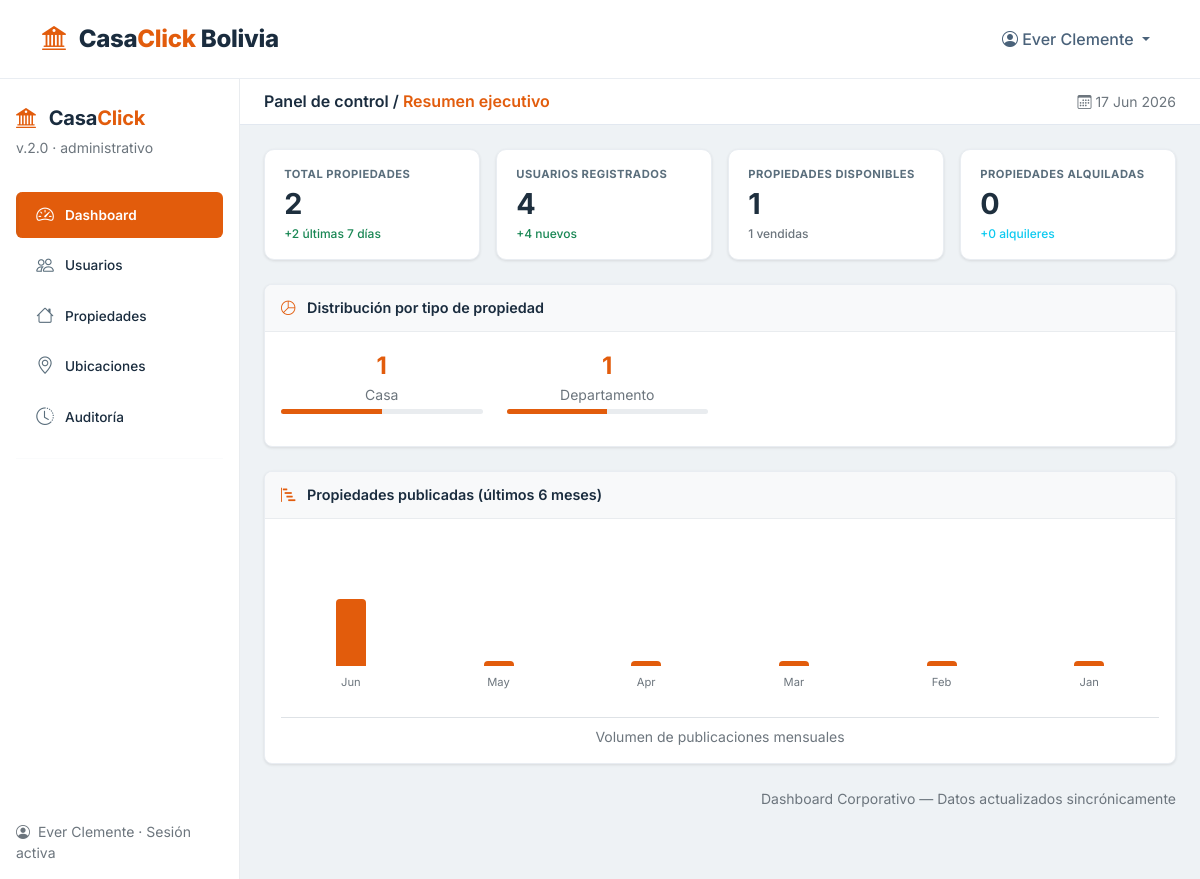
The app's page /dashboard (signed in) with its own data.
### app/models.py (models this page shows, shortened)
class Usuario(db.Model, UserMixin):
    __tablename__ = "users"
    id_usuario = db.Column(db.Integer, primary_key=True)
    nombre = db.Column(db.String(100), nullable=False)
    email = db.Column(db.String(100), nullable=False, unique=True)
    telefono = db.Column(db.String(20), nullable=False)
    rol = db.Column(db.String(20), nullable=False)
    password = db.Column(db.String(200), nullable=False)
    fecha_registro = db.Column(db.Date, nullable=False)
    propiedades = db.relationship('Propiedad', back_populates='usuario', lazy=True, cascade="all, delete-orphan")

class Propiedad(db.Model):
    __tablename__ = "propiedades"
    id_propiedad = db.Column(db.Integer, primary_key=True)
    titulo = db.Column(db.String(200), nullable=False)
    descripcion = db.Column(db.Text, nullable=False)
    tipo = db.Column(db.String(50), nullable=False)
    superficie = db.Column(db.Float, nullable=False)
    direccion = db.Column(db.String(255), nullable=False)
    precio = db.Column(db.Float, nullable=False)
    estado = db.Column(db.String(50), nullable=False)
    fecha_publicacion = db.Column(db.Date, nullable=False)
    id_departamento = db.Column(db.Integer, db.ForeignKey('departamentos.id_departamento'), nullable=False)
    id_provincia = db.Column(db.Integer, db.ForeignKey('provincias.id_provincia'), nullable=False)
    id_ciudad = db.Column(db.Integer, db.ForeignKey('ciudades.id_ciudad'), nullable=False)
    id_usuario = db.Column(db.Integer, db.ForeignKey('users.id_usuario'), nullable=False)
    usuario = db.relationship('Usuario', back_populates='propiedades')
    departamento = db.relationship('Departamento', back_populates='propiedades')
    provincia = db.relationship('Provincia', back_populates='propiedades')
    ciudad = db.relationship('Ciudad', back_populates='propiedades')
    imagenes = db.relationship('Imagen',back_populates='propiedad', lazy=True, cascade="all, delete-orphan")

### app/main/routes.py (the view)
@main_bp.route("/dashboard")
@login_required
def dashboard():
    if current_user.rol.lower() != 'administrador':
        return render_template("main/index.html")
    total_propiedades = Propiedad.query.count()
    total_usuarios = Usuario.query.count()
    propiedades_activas = Propiedad.query.filter_by(estado='disponible').count()
    propiedades_vendidas = Propiedad.query.filter_by(estado='vendido').count()
    propiedades_alquiladas = Propiedad.query.filter_by(estado='alquilado').count()
    administradores = Usuario.query.filter_by(rol='administrador').count()
    vendedores = Usuario.query.filter_by(rol='vendedor').count()
    clientes = Usuario.query.filter_by(rol='cliente').count()
    tipos = db.session.query(
        Propiedad.tipo,
        func.count(Propiedad.id_propiedad).label('total')
    ).group_by(Propiedad.tipo).all()
    fecha_limite = datetime.now().date() - timedelta(days=7)
    propiedades_recientes = Propiedad.query.filter(
        Propiedad.fecha_publicacion >= fecha_limite
    ).order_by(Propiedad.fecha_publicacion.desc()).limit(10).all()
    usuarios_recientes = Usuario.query.order_by(
        Usuario.fecha_registro.desc()
    ).limit(10).all()
    auditoria_reciente = Auditoria.query.order_by(
        Auditoria.fecha_actividad.desc(),
        Auditoria.hora_actividad.desc()
    ).limit(10).all()
    meses = []
    ventas_mensuales = []
    for i in range(6):
        mes = datetime.now().date().replace(day=1) - timedelta(days=30*i)
        inicio_mes = mes.replace(day=1)
        fin_mes = (inicio_mes + timedelta(days=32)).replace(day=1) - timedelta(days=1)
        count = Propiedad.query.filter(
            Propiedad.fecha_publicacion >= inicio_mes,
            Propiedad.fecha_publicacion <= fin_mes
        ).count()
        meses.append(inicio_mes.strftime('%b'))
        ventas_mensuales.append(count)
    max_ventas = max(ventas_mensuales) if ventas_mensuales else 1
    alturas_barras = []
    for venta in ventas_mensuales:
        if max_ventas > 0:
            altura = (venta / (max_ventas + 1)) * 100
        else:
            altura = 10
        alturas_barras.append(altura)
    tipos_data = [{'tipo': t.tipo, 'total': t.total} for t in tipos]
    return render_template(
        'main/dashboard.html',
        total_propiedades=total_propiedades,
        total_usuarios=total_usuarios,
        propiedades_activas=propiedades_activas,
        propiedades_vendidas=propiedades_vendidas,
        propiedades_alquiladas=propiedades_alquiladas,
        administradores=administradores,
        vendedores=vendedores,
        clientes=clientes,
        propiedades_recientes=propiedades_recientes,
        usuarios_recientes=usuarios_recientes,
        auditoria_reciente=auditoria_reciente,
        tipos_data=tipos_data,
        meses=meses,
        ventas_mensuales=ventas_mensuales,
        alturas_barras=alturas_barras
    )

### app/templates/main/dashboard.html (shortened to what this page needs)
{% extends 'base.html' %}
{% block content %}
<div class="container-fluid p-0 d-flex flex-column min-vh-100">
    <div class="row g-0 flex-grow-1">
        <div class="col-auto sidebar" id="sidebarMenu">
            <div class="d-flex flex-column h-100 p-3 pt-4">
                <div class="mb-4 pb-2">
                    <div class="fw-bold fs-5" style="color:#1a2c3e;">
                        <i class="bi bi-bank2 me-2" style="color:#e25c0c;"></i>
                        <span style="letter-spacing:-0.2px;">Casa<span class="text-orange-sobre">Click</span></span>
                    </div>
                    <div class="small text-secondary mt-1">v.2.0 · administrativo</div>
                </div>
                <nav class="nav flex-column">
                    <a href="#" class="nav-link-custom active" data-section="dashboard"><i class="bi bi-speedometer2"></i> Dashboard</a>
                    <a href="#" class="nav-link-custom" data-section="usuarios"><i class="bi bi-people"></i> Usuarios</a>
                    <a href="#" class="nav-link-custom" data-section="propiedades"><i class="bi bi-house"></i> Propiedades</a>
                    <a href="#" class="nav-link-custom" data-section="ubicaciones"><i class="bi bi-geo-alt"></i> Ubicaciones</a>
                    <a href="#" class="nav-link-custom" data-section="auditoria"><i class="bi bi-clock-history"></i> Auditoría</a>
                </nav>
                <hr class="my-3">
                <div class="small text-secondary mt-auto">
                    <i class="bi bi-person-circle me-1"></i> {{ current_user.nombre }} · Sesión activa
                </div>
            </div>
        </div>
        <div class="col bg-light" style="background-color: #eef2f5 !important;">
            <div class="top-bar d-flex justify-content-between align-items-center">
                <div class="d-flex align-items-center gap-2">
                    <h5 class="mb-0 fw-semibold" style="font-size: 1rem;">Panel de control / <span class="text-orange-sobre" id="seccionActual">Resumen ejecutivo</span></h5>
                </div>
                <div class="d-flex gap-2">
                    <span class="small text-secondary"><i class="bi bi-calendar3"></i> {{ datetime.now().strftime('%d %b %Y') }}</span>
                </div>
            </div>
            <div class="p-3 p-md-4" id="contenidoPrincipal">
                <div id="seccion-dashboard">
                    <div class="row g-3 mb-4">
                        <div class="col-md-3 col-6">
                            <div class="metric-card">
                                <div class="metric-title">Total propiedades</div>
                                <div class="metric-value" id="totalPropiedades">{{ total_propiedades }}</div>
                                <div class="metric-trend text-success">+{{ propiedades_recientes|length }} últimas 7 días</div>
                            </div>
                        </div>
                        <div class="col-md-3 col-6">
                            <div class="metric-card">
                                <div class="metric-title">Usuarios registrados</div>
                                <div class="metric-value" id="totalUsuarios">{{ total_usuarios }}</div>
                                <div class="metric-trend text-success">+{{ usuarios_recientes|length }} nuevos</div>
                            </div>
                        </div>
                        <div class="col-md-3 col-6">
                            <div class="metric-card">
                                <div class="metric-title">Propiedades disponibles</div>
                                <div class="metric-value" id="propDisponibles">{{ propiedades_activas }}</div>
                                <div class="metric-trend text-secondary">{{ propiedades_vendidas }} vendidas</div>
                            </div>
                        </div>
                        <div class="col-md-3 col-6">
                            <div class="metric-card">
                                <div class="metric-title">Propiedades alquiladas</div>
                                <div class="metric-value" id="propAlquiladas">{{ propiedades_alquiladas }}</div>
                                <div class="metric-trend text-info">+{{ propiedades_alquiladas }} alquileres</div>
                            </div>
                        </div>
                    </div>
                    <div class="card-plain mb-4">
                        <div class="card-header-plain">
                            <i class="bi bi-pie-chart me-2 text-orange-sobre"></i> Distribución por tipo de propiedad
                        </div>
                        <div class="p-3">
                            <div class="row">
                                {% for tipo in tipos_data %}
                                <div class="col-6 col-md-3 mb-3">
                                    <div class="text-center">
                                        <div class="fw-bold fs-4 text-orange-sobre">{{ tipo.total }}</div>
                                        <div class="small text-secondary">{{ tipo.tipo|capitalize }}</div>
                                        <div class="progress mt-1" style="height: 5px;">
                                            <div class="progress-bar bg-orange-sobre"
                                                 style="width: {{ (tipo.total / total_propiedades * 100) if total_propiedades > 0 else 0 }}%;">
                                            </div>
                                        </div>
                                    </div>
                                </div>
                                {% else %}
                                <div class="col-12 text-center text-secondary">No hay datos disponibles</div>
                                {% endfor %}
                            </div>
                        </div>
                    </div>
                    <div class="card-plain">
                        <div class="card-header-plain">
                            <i class="bi bi-bar-chart-steps me-2 text-orange-sobre"></i> Propiedades publicadas (últimos 6 meses)
                        </div>
                        <div class="p-3">
                            <div class="simple-bars">
                                {% for mes in meses %}
                                    {% set max_ventas = ventas_mensuales|max|default(1) %}
                                    {% set altura = ((ventas_mensuales[loop.index0] / (max_ventas + 1) * 100)|round|int) if max_ventas > 0 else 10 %}
                                    <div class="simple-bar-item">
                                        <div class="bar-column" style='height: {{ altura }}px;'></div>
                                        <div class="bar-label">{{ mes }}</div>
                                    </div>
                                {% endfor %}
                            </div>
                            <div class="small text-secondary mt-3 border-top pt-2 text-center">Volumen de publicaciones mensuales</div>
                        </div>
                    </div>
                </div>
                <div class="mt-3 text-end small text-secondary py-2">
                    Dashboard Corporativo — Datos actualizados sincrónicamente
                </div>
            </div>
        </div>
    </div>
</div>
{% endblock %}

### app/templates/components/navbar.html (shortened to what this page needs)
<nav class="navbar navbar-expand-lg sticky-top">
    <div class="container">
        <a class="navbar-brand" href="{{ url_for('main.index') }}">
            <i class="bi bi-bank2 me-2" style="color:#e25c0c;"></i>
            Casa<span class="text-orange">Click</span> Bolivia
        </a>
        <div class="collapse navbar-collapse" id="navbarMain">
            <ul class="navbar-nav ms-auto mb-2 mb-lg-0 align-items-center gap-2">
                {% if current_user.is_authenticated %}
                    <li class="nav-item dropdown">
                        <a class="nav-link dropdown-toggle" href="#" id="navbarDropdown" role="button" data-bs-toggle="dropdown">
                            <i class="bi bi-person-circle"></i>
                            {{ current_user.nombre }}
                        </a>
                    </li>
                {% endif %}
            </ul>
        </div>
    </div>
</nav>

### records on screen
Usuario: nombre "Ever Clemente"
Propiedad: total "1", tipo "Casa", {{ (tipo.total / total_propiedades * 100) if total_propiedades > 0 else 0 }} 50.0 (drawn)
Propiedad: total "1", tipo "Departamento", {{ (tipo.total / total_propiedades * 100) if total_propiedades > 0 else 0 }} 50.0 (drawn)

### other values on screen
{{ total_propiedades }} "2"
{{ propiedades_recientes|length }} "2"
{{ total_usuarios }} "4"
{{ usuarios_recientes|length }} "4"
{{ propiedades_activas }} "1"
{{ propiedades_vendidas }} "1"
{{ propiedades_alquiladas }} "0"
{{ mes }} "Jun" "May" "Apr" "Mar" "Feb" "Jan"
